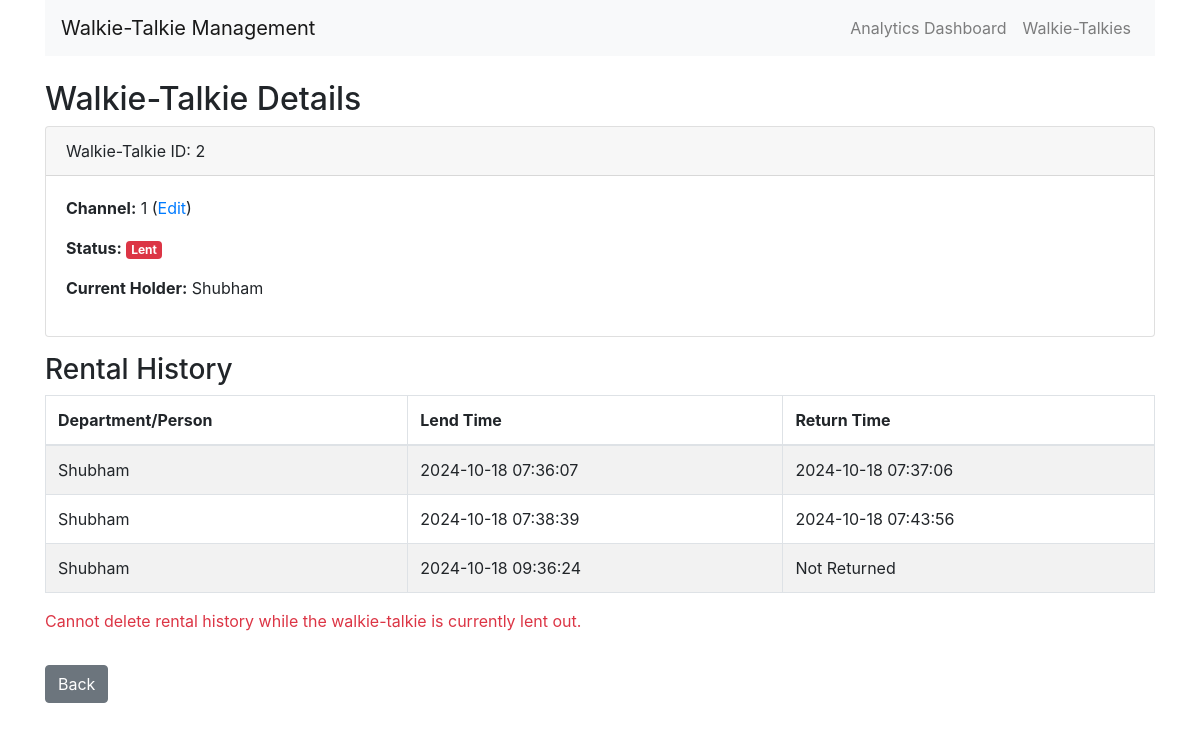
/walkie_talkie/2, run on an earlier commit of the app's database.
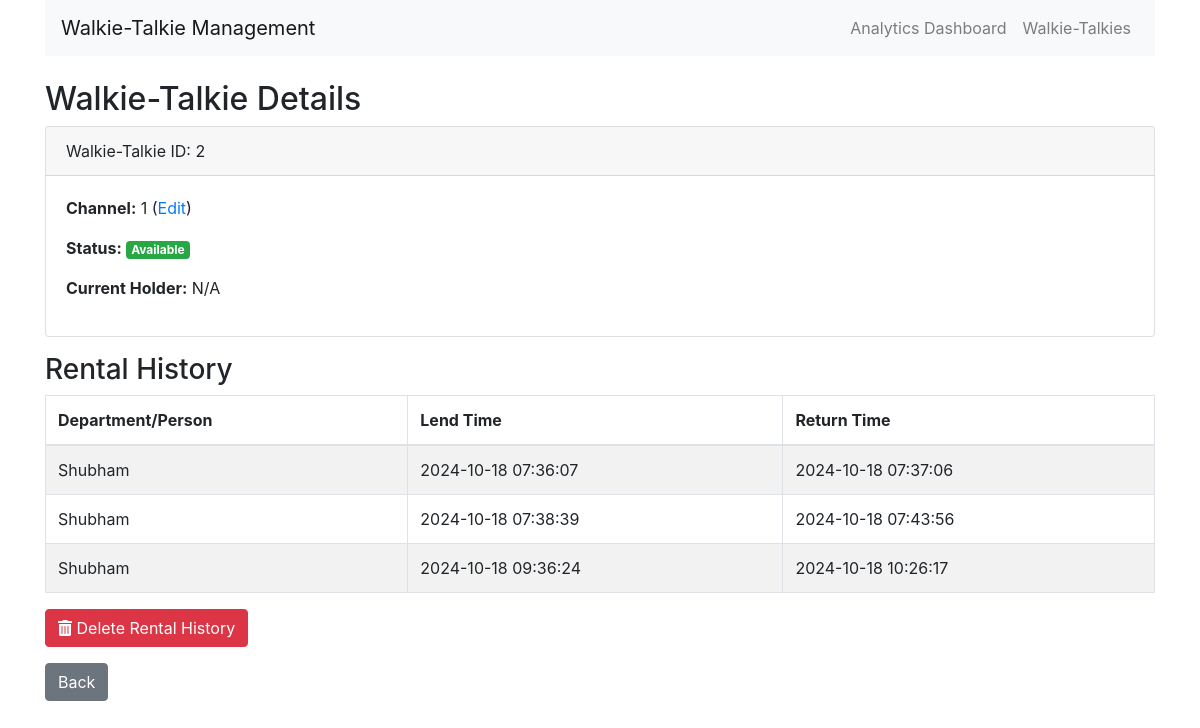
And on a later commit of the database.
### models.py (models this page shows)
class WalkieTalkie(db.Model):
    id = db.Column(db.Integer, primary_key=True)
    channel = db.Column(db.Integer, nullable=True, default=1)
    is_lent = db.Column(db.Boolean, default=False)
    current_holder = db.Column(db.String(100), nullable=True)
    is_charged = db.Column(db.Boolean, default=False)  # Default is now False (discharged)
    rental_history = db.relationship('Rental', backref='walkie_talkie', lazy=True)

class Rental(db.Model):
    id = db.Column(db.Integer, primary_key=True)
    walkie_talkie_id = db.Column(db.Integer, db.ForeignKey('walkie_talkie.id'))
    department_id = db.Column(db.Integer, db.ForeignKey('department.id'))
    lend_time = db.Column(db.DateTime, default=get_ist_now)
    return_time = db.Column(db.DateTime, nullable=True)

class Department(db.Model):
    id = db.Column(db.Integer, primary_key=True)
    name = db.Column(db.String(100), nullable=False, unique=True)
    rental_history = db.relationship('Rental', backref='department', lazy=True)

### routes.py (the view)
@app.route('/walkie_talkie/<int:wt_id>')
def view_walkie_talkie(wt_id):
    wt = WalkieTalkie.query.get_or_404(wt_id)
    rentals = Rental.query.filter_by(walkie_talkie_id=wt_id).all()
    return render_template('walkie_talkie.html', wt=wt, rentals=rentals)

### templates/walkie_talkie.html
{% extends 'base.html' %}
{% block content %}
<h2>Walkie-Talkie Details</h2>
<div class="card mb-3">
    <div class="card-header">
        Walkie-Talkie ID: {{ wt.id }}
    </div>
    <div class="card-body">
        <p><strong>Channel:</strong> {{ wt.channel }} (<a href="{{ url_for('edit_walkie_talkie', wt_id=wt.id) }}">Edit</a>)</p>
        <p><strong>Status:</strong>
            {% if wt.is_lent %}
                <span class="badge badge-danger">Lent</span>
            {% else %}
                <span class="badge badge-success">Available</span>
            {% endif %}
        </p>
        <p><strong>Current Holder:</strong> {{ wt.current_holder or 'N/A' }}</p>
    </div>
</div>
<h3>Rental History</h3>
{% if rentals %}
<table class="table table-striped table-bordered">
    <thead>
        <tr>
            <th>Department/Person</th>
            <th>Lend Time</th>
            <th>Return Time</th>
        </tr>
    </thead>
    <tbody>
        {% for rental in rentals %}
        <tr>
            <td>{{ rental.department.name }}</td>
            <td>{{ rental.lend_time.strftime('%Y-%m-%d %H:%M:%S') }}</td>
            <td>{{ rental.return_time.strftime('%Y-%m-%d %H:%M:%S') if rental.return_time else 'Not Returned' }}</td>
        </tr>
        {% endfor %}
    </tbody>
</table>
{% if not wt.is_lent %}
<form action="{{ url_for('delete_rental_history', wt_id=wt.id) }}" method="post" onsubmit="return confirm('Are you sure you want to delete all rental history for this walkie-talkie? This action cannot be undone.');">
    <button type="submit" class="btn btn-danger">
        <i class="fas fa-trash-alt"></i> Delete Rental History
    </button>
</form>
{% else %}
    <p class="text-danger">Cannot delete rental history while the walkie-talkie is currently lent out.</p>
{% endif %}
{% else %}
    <p>No rental history available for this walkie-talkie.</p>
{% endif %}
<a href="{{ url_for('index') }}" class="btn btn-secondary mt-3">Back</a>
{% endblock %}

What changed in the data, as far as the page shows it:
changed WalkieTalkie id 2: is_lent True → False (drawn); current_holder "Shubham" → "N/A"
changed Rental (number 3 of 3 on the later page): return_time "Not Returned" → "2024-10-18 10:26:17"
Also different on the page:
text no longer shown: "Lent Cannot delete rental history while the walkie-talkie is currently lent out."
text now shown: "Available Delete Rental History"
